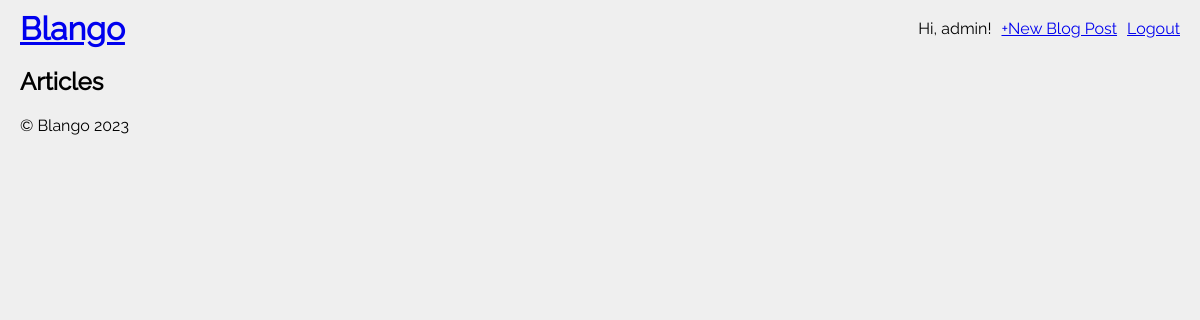
The app's page / (signed in), older data.
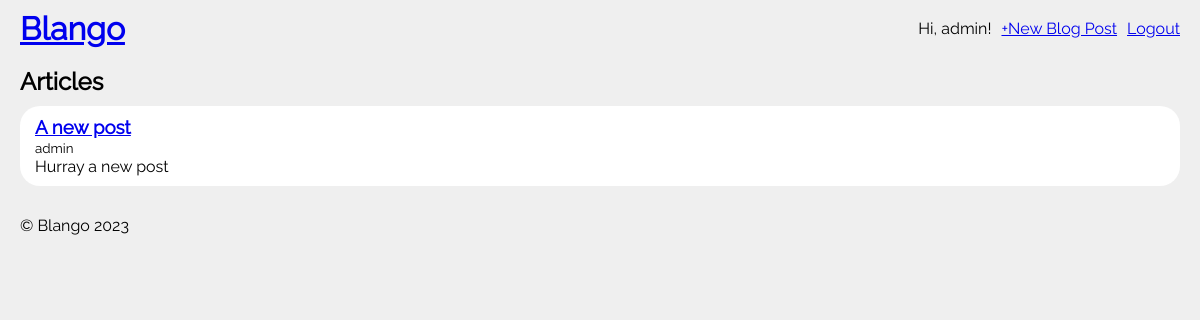
The same page, newer data.
### accounts/models.py (models this page shows)
class User(AbstractUser):
    class Meta:
        db_table = "auth_user"

### blog/models.py (models this page shows, shortened)
class Post(models.Model):
    title = models.CharField(max_length=255)
    author = models.ForeignKey(settings.AUTH_USER_MODEL, on_delete=models.CASCADE)
    body = models.TextField()

### blog/views.py (the view)
# urls.py: path("", BlogListView.as_view(), name="home"),
class BlogListView(ListView):
    model = Post
    template_name = "home.html"

### templates/home.html (shortened to what this page needs)
{% extends "base.html" %}
{% block content %}
		<main>
			<h2>Articles</h2>
			<div class="posts">
				{% for post in post_list %}
					<div class="post">
						<h3><a href="{% url 'post_detail' post.pk %}">{{ post.title }}</a></h3>
						<span><small>{{ post.author }}</small></span>
						<p>{{ post.body }}</p>
					</div>
				{% endfor %}
			</div>
		</main>
{% endblock %}

### templates/base.html (shortened to what this page needs)
{% load static %}
<!DOCTYPE html>
<html lang="en">
	<head>
    <link href="{% static 'css/base.css' %}?v={% now 'U' %}" rel="stylesheet">
    <link href="{% static 'css/util.css' %}?v={% now 'U' %}" rel="stylesheet">
	</head>
	<body>
    {% include "header.html" %}
		{% block content %}{% endblock %}
    {% include "footer.html" %}
	</body>
</html>

### templates/header.html
  <header>
    <h1 class="brand"><a href="/">Blango</a></h1>
    <div class="flex gap-10">
      {% if user.is_authenticated %}
        <p>Hi, {{ user.username }}!</p>
        <a href="{% url 'post_create' %}">+New Blog Post</a>
        <a href="{% url 'logout' %}">Logout</a>
      {% else %}
        <a href="{% url 'login' %}">Login</a>
        <a href="{% url 'register' %}">Register</a>
      {% endif %}
    </div>
  </header>

### templates/footer.html
  <footer>
    &copy; Blango 2023
  </footer>

### static/css/base.css (style rules this page uses)
* { margin: 0; padding: 0; box-sizing: border-box; }
body { font-family: raleway; background-color: #efefef; }
header { display: flex; padding: 10px 20px; align-items: center; justify-content: space-between; }
.brand { font-size: 2em; font-weight: bold; }
main { padding: 10px 20px; }
footer { padding: 10px 20px; }
.post { padding: 10px 15px; margin: 10px 0px; border-radius: 20px; background-color: #ffffff; }

### static/css/util.css (style rules this page uses)
.flex { display: flex; }
.gap-10 { gap: 10px; }

Row changes from the older to the newer data that the page shows:
added Post: title "A new post", author "admin", body "Hurray a new post"
